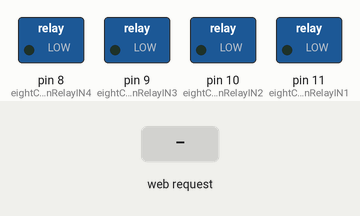
Simulated run of this sketch. Board: Arduino Uno, built for the host (arithmetic inside an expression is 32-bit, double 64-bit). Shown: switched loads named in the sketch (green lamp = pin HIGH). The inputs (shaded band) are chosen by the test bench. WiFi joins after 1.5 s; servers stay silent unless stated; what the sketch prints to the serial monitor is not drawn.

Above: at 2.7 s.
2.8 s: HTTP request GET /?status1=OFF received
At 4.0 s:
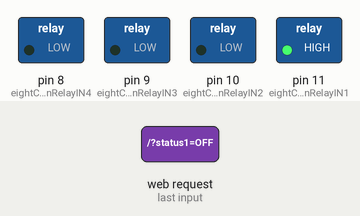
4.3 s: HTTP request GET /?status1=ON received
At 5.2 s:
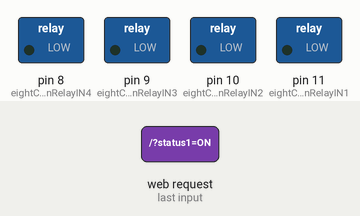
Timing chart, 0 to 7.3 s (numbered marks = the images above; inputs shaded):
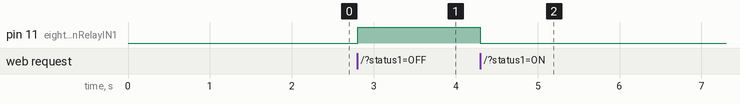

Measured:
- after the input at 2.8 s, pin 11 (eightChanRelayIN1): LOW → HIGH at once
- after the input at 4.3 s, pin 11 (eightChanRelayIN1): HIGH → LOW at once

The sketch:

Simul_Internet_Controlled_Valves.ino
```cpp
#include <SPI.h>
#include <Ethernet.h>
// MAC address for shield
byte mac[] = {0xDE, 0xAD, 0xBE, 0xEF, 0xFE, 0xED};
EthernetServer server(80); // Using port 80
int eightChanRelayIN1 = 11;   //variable for relay channel 11 drive pin
int eightChanRelayIN2 = 10;   //variable for relay channel 10 drive pin
int eightChanRelayIN3 = 9;   //variable for relay channel 9 drive pin
int eightChanRelayIN4 = 8;   //variable for relay channel 8 drive pin
//int eightChanRelayIN5 = 7;   //variable for relay channel 7 drive pin
//int eightChanRelayIN6 = 6;   //variable for relay channel 6 drive pin
//int eightChanRelayIN7 = 5;   //variable for relay channel 5 drive pin
//int eightChanRelayIN8 = 4;   //variable for relay channel 4 drive pin

void setup()
{
pinMode(eightChanRelayIN1, OUTPUT); //set the relay drive pin for channel 11 to be an output
pinMode(eightChanRelayIN2, OUTPUT); //set the relay drive pin for channel 10 to be an output
pinMode(eightChanRelayIN3, OUTPUT); //set the relay drive pin for channel 9 to be an output
pinMode(eightChanRelayIN4, OUTPUT); //set the relay drive pin for channel 8 to be an output
//pinMode(eightChanRelayIN5, OUTPUT); //set the relay drive pin for channel 7 to be an output
//pinMode(eightChanRelayIN6, OUTPUT); //set the relay drive pin for channel 6 to be an output
//pinMode(eightChanRelayIN7, OUTPUT); //set the relay drive pin for channel 5 to be an output
//pinMode(eightChanRelayIN8, OUTPUT); //set the relay drive pin for channel 4 to be an output
Ethernet.begin(mac); // Start the Ethernet shield
server.begin();
Serial.begin(9600); // Start serial communication
Serial.println("Server address:"); // Print server address
// (Arduino shield)
Serial.println(Ethernet.localIP());
}

void loop() {
EthernetClient client = server.available();
  if (client) {
    boolean currentLineIsBlank = true;
    String buffer = "";
    while (client.connected()) {
      if (client.available()) {
        char c = client.read(); // Read from the Ethernet shield
        buffer += c; // Add character to string buffer
        // Client sent request, now waiting for response
        if (c == '\n' && currentLineIsBlank) {
          client.println("HTTP/1.1 200 OK"); // HTTP response
          client.println("Content-Type: text/html");
          client.println(); // HTML code
          client.print("<center><br><h1>Valves Operator</h1><br><br><br><FORM>");
          client.print("<P> <INPUT type=\"submit\" name=\"status1\"value=\"ON\">");// create more bottom with same format but different name and value
          client.print("<P> <INPUT type=\"submit\" name=\"status1\"value=\"OFF\">");

          client.print("</FORM></center>");
        break;
        }
        if (c == '\n') {
        currentLineIsBlank = true;
        buffer = "";
        }
        else if (c == '\r') { // Command from webpage

        // Did the on button get pressed
        if (buffer.indexOf("GET /?status1=ON") >= 0)
          digitalWrite(eightChanRelayIN1, LOW);


        // Did the off button get pressed
        if (buffer.indexOf("GET /?status1=OFF") >= 0)
          digitalWrite(eightChanRelayIN1, HIGH);
//for more button showed on the webpage, once name and value created as showed in line 47, make sure the name is corresponded to value.

        }
        else {
        currentLineIsBlank = false;
        }
      }
    }
  client.stop(); // End server
  }
}
```
